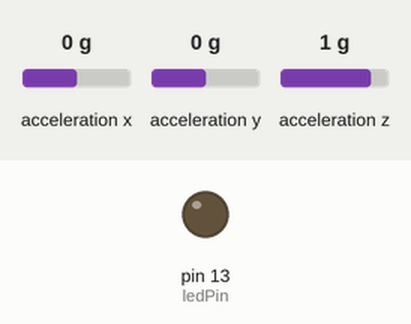
Simulated run of this sketch. Board: Arduino Uno, built with avr-gcc and run on an emulated ATmega328P. Shown: output pins drawn as LEDs (lit = HIGH). Wiring (inferred from the names in the program): MPU-6050 motion sensor at I2C address 0x68. The test bench sets the inputs (shaded band); at power-on: acceleration x 0 g, acceleration y 0 g, acceleration z 1 g.

Above: at 3.4 s.
3.5 s: acceleration x set to -0.3 g
5.0 s: acceleration x set to -0.6 g
At 5.9 s:
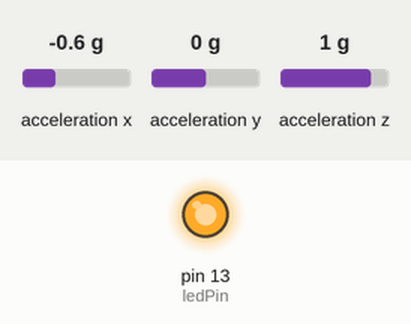
8.0 s: acceleration x set to -0.9 g
At 11.3 s:
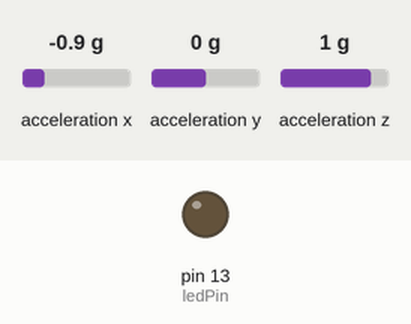
Timing chart, 0 to 12.8 s (numbered marks = the images above; inputs shaded):
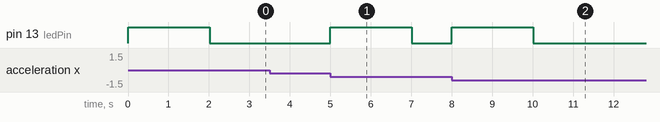

Measured:
- the behaviour switches between -0.4 and -0.5 g on acceleration x (found by bisection; images 0 and 1)
- the behaviour switches between -0.7 and -0.8 g on acceleration x (found by bisection; images 1 and 2)
- after the input at 3.5 s, every drawn part: stays the same
- after the input at 5.0 s, pin 13 (ledPin): LOW → HIGH at once, → LOW 2.0 s later
- after the input at 8.0 s, pin 13 (ledPin): LOW → HIGH at once, → LOW 2.0 s later

The sketch:

Oppg_2.ino
```cpp
#include<Wire.h>
#include<Math.h>

//Declearing complex types
typedef struct{
  float x;
  float y;
  float z;
}Vector3D;

enum AFSSEL {_2G, _4G, _8G, _16G};

//Declaring constants
const int MPU_addr=0x68;  // I2C address of the MPU-6050
const AFSSEL scale = _2G;

const int ledPin = 13;

Vector3D accel = {0,0,0};
float accelLast = 0;
float accelCurrent = 0;

float jerk;

const float jerkThreshold = 10;

unsigned long sampleMpuLast = 0;
unsigned long ledLastOn = 0;
const unsigned int sampleMpuRate = 10; //Sampeling every ... ms
const unsigned int ledOffDelay = 2000;

//Declearing functions
void beginMpu(void);
void configMpu(const int lsbScaling);
Vector3D readMpu(const AFSSEL scale);
float absVector3D(Vector3D accel);
int AFS_SEL_SET(AFSSEL a);

void setup()
{
  //Setting pinmodes
  pinMode(ledPin, OUTPUT);

  //Begining wire and MPU

  Wire.begin();
  beginMpu();
  configMpu(AFS_SEL_SET(scale));

  //Serial begin
  Serial.begin(9600);
}

void loop()
{
  //Sampeling and taking the time derivative at a known sample rate
  if(millis() - sampleMpuLast >= sampleMpuRate)
  {
    sampleMpuLast = millis();

    //Reading MPU
    accel = readMpu(scale);

    //Shifting current to last val
    accelLast = accelCurrent;
    accelCurrent = absVector3D(accel);

    //Time derivative to get g/s
    jerk = (accelCurrent - accelLast)/(0.001f*sampleMpuRate);
  }

  //Setting led on if jerk threshold is reached, and keeping the led on for ledOffDelay
  if(jerk >= jerkThreshold)
  {
    ledLastOn = millis();
    digitalWrite(ledPin, HIGH);
  }
  else if(digitalRead(ledPin) == true && millis() - ledLastOn >= ledOffDelay)
  {
    digitalWrite(ledPin, LOW);
  }
}

//Implementing functions
void beginMpu(void)
{
  Wire.beginTransmission(MPU_addr);
  Wire.write(0x6B);  // PWR_MGMT_1 register
  Wire.write(0);     // set to zero (wakes up the MPU-6050)
  Wire.endTransmission(true);
}
void configMpu(const int lsbScaling)
{
  Wire.beginTransmission(MPU_addr);
  Wire.write(0x1C);         //Sets adress to ACCEL_CONFIG adress 0x1C
  Wire.write(lsbScaling);   //Sets to LSB scaling factor
  Wire.endTransmission(true);
}
Vector3D readMpu(const AFSSEL scale)
{
  Vector3D accel;
  int16_t AcX,AcY,AcZ;
  int16_t ssf = 16384/(scale+1);

  Wire.beginTransmission(MPU_addr);
  Wire.write(0x3B);  // starting with register 0x3B (ACCEL_XOUT_H)
  Wire.endTransmission(false);
  Wire.requestFrom(MPU_addr,6,true);  // request a total of 6 registers

  AcX=Wire.read()<<8 | Wire.read();  // 0x3B (ACCEL_XOUT_H) & 0x3C (ACCEL_XOUT_L)
  AcY=Wire.read()<<8 | Wire.read();  // 0x3D (ACCEL_YOUT_H) & 0x3E (ACCEL_YOUT_L)
  AcZ=Wire.read()<<8 | Wire.read();  // 0x3F (ACCEL_ZOUT_H) & 0x40 (ACCEL_ZOUT_L)

  accel.x = (float)AcX/(float)ssf;
  accel.y = (float)AcY/(float)ssf;
  accel.z = (float)AcZ/(float)ssf;

  return accel;
}
float absVector3D(const Vector3D accel)
{
  return sqrt(pow(accel.x, 2) + pow(accel.y, 2) + pow(accel.z, 2));
}
int AFS_SEL_SET(AFSSEL a)
{
  int b = 0;

  switch(a)
  {
    case _2G   : b = 0b00000000;  break;
    case _4G   : b = 0b00001000;  break;
    case _8G   : b = 0b00010000;  break;
    case _16G  : b = 0b00011000;  break;
  }

  return b;
}
```
